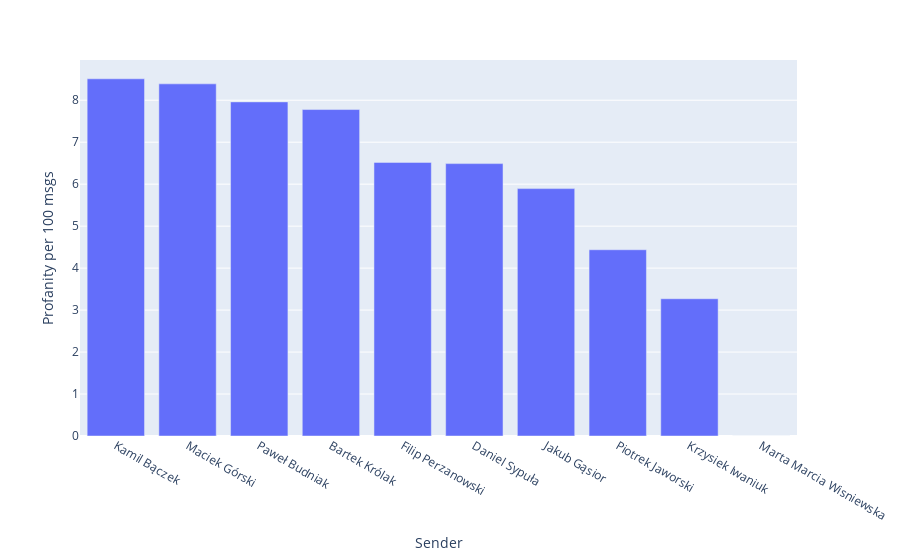

The notebook cell saved with this chart:
### Markdown cell above
## How often has every (polish) swear word been used?

### Code cell
pcoeffs = stats.get_profanity_coefficients(word_counts, msg_stats_dict, ignore_kurwas = False)

pcoeffs = {k:v * 100 for k,v  in sorted(pcoeffs.items(), key = lambda item: item[1], reverse = True)}
df = pd.DataFrame(pcoeffs.items(), columns = ['Sender', 'Profanity per 100 msgs'])
fig = px.bar(df, y = 'Profanity per 100 msgs', x = 'Sender')
fig.show()
df

### Figure 1 — Plotly figure (JSON) as saved in the notebook; plotly's stock layout.template omitted (floating-point values rounded to 4 significant figures)
{"data": [{"alignmentgroup": "True", "hovertemplate": "Sender=%{x}<br>Profanity per 100 msgs=%{y}<extra></extra>", "legendgroup": "", "marker": {"color": "#636efa"}, "name": "", "offsetgroup": "", "orientation": "v", "showlegend": false, "textposition": "auto", "type": "bar", "x": ["Kamil Bączek", "Maciek Górski", "Paweł Budniak", "Bartek Królak", "Filip Perzanowski", "Daniel Sypuła", "Jakub Gąsior", "Piotrek Jaworski", "Krzysiek Iwaniuk", "Marta Marcia Wisniewska"], "xaxis": "x", "y": [8.511, 8.39, 7.961, 7.778, 6.519, 6.49, 5.894, 4.437, 3.27, 0], "yaxis": "y"}], "layout": {"barmode": "relative", "legend": {"tracegroupgap": 0}, "margin": {"t": 60}, "xaxis": {"anchor": "y", "domain": [0, 1], "title": {"text": "Sender"}}, "yaxis": {"anchor": "x", "domain": [0, 1], "title": {"text": "Profanity per 100 msgs"}}}}
